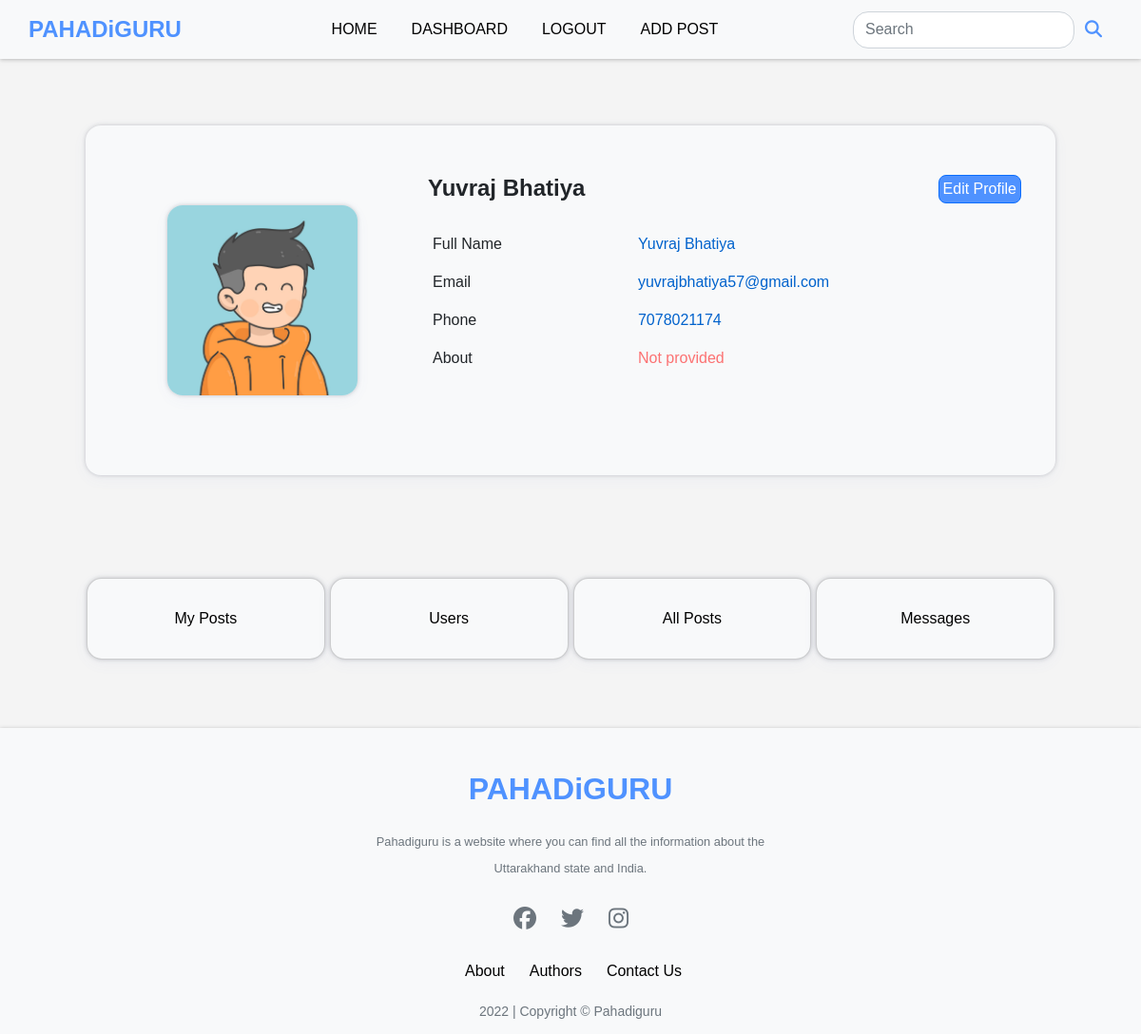
The app's page /dashboard (signed in) with its own data.
### app.py (models this page shows)
class Users(db.Model, UserMixin):
    id = db.Column(db.Integer, primary_key=True)
    first_name = db.Column(db.String(50), nullable=False)
    last_name = db.Column(db.String(50), nullable=False)
    email = db.Column(db.String(150), nullable=False,unique=True)
    phone = db.Column(db.String(50), nullable=True,default="None")
    date_added = db.Column(db.Date, default=date.today)
    about_author = db.Column(db.String(500), nullable=True,default="None")
    security_question = db.Column(db.String(50), nullable=True)
    security_answer = db.Column(db.String(50), nullable=True)
    password_hash = db.Column(db.String(128))
    role = db.Column(db.String(10), default='User')
    posts = db.relationship('Posts', backref='poster')
    likes=db.relationship('Likes',backref='user',passive_deletes=True)
    profile_pic=db.Column(db.String(), nullable=True , default="default.jpg")

### app.py (the view)
@app.route('/dashboard', methods=['GET', 'POST'])
@login_required
def dashboard():
    post = Posts.query.filter_by(poster_id=current_user.id).all()
    total_posts=Posts.query.filter_by(poster_id=current_user.id).count()
    total_views = 0
    for p in post:
        for v in p.views:
            total_views += v.view_count
    total_likes = 0
    for p in post:
        for l in p.likes:
            total_likes += 1
    return render_template('dashboard.html',post=post,total_posts=total_posts,total_views=total_views,total_likes=total_likes)

### app.py (called while the page is built)
@login_manager.user_loader
def load_user(user_id):
    return Users.query.get(int(user_id))

### templates/dashboard.html (shortened to what this page needs)
{% extends 'base.html' %} {% block head %}
<link
  rel="stylesheet"
  href="{{url_for('static',filename='css/dashboard.css')}}"
/>
{% endblock %} {% block content %}
<br />
<br />
<br />
<br />
<div
  class="container emp-profile rounded-4"
  style="
    background-color: #f8f9fa;
    box-shadow: rgba(67, 71, 85, 0.27) 0px 0px 0.25em,
      rgba(90, 125, 188, 0.05) 0px 0.25em 1em;
      width: 85vw;
  "
>
  <div class="row">
    <div class="col-md-4">
      <div class="profile-img mb-5 ">
        {% if current_user.profile_pic %}
        <img
          class="mt-5 rounded-4 card_img"
          style="
            box-shadow: rgba(67, 71, 85, 0.27) 0px 0px 0.25em,
              rgba(90, 125, 188, 0.05) 0px 0.25em 1em;
          "
          width="200!important"
          height="200!important"
          src="{{url_for('static', filename='images/profile_pic/'+ current_user.profile_pic)}}"
          alt="None"
        />
        {% endif %}
      </div>
    </div>
    <div class="col-md-8">
      <div class="profile-head mt-3">
        <h4 style="font-weight: bold">
          {{current_user.first_name}} {{current_user.last_name}}
          <a
            style="float: right; padding: 2px 4px; font-size: 1rem"
            href="{{url_for('edit_profile',id=current_user.id)}}"
            class="btn btn-primary thebtn"
            >Edit Profile</a
          >
        </h4>
        <br />
        <div class="row">
          <div class="col-md-4">
            <label style="padding-left: 5px">Full Name</label>
          </div>
          <div class="col-md-8">
            <p style="padding-left: 5px">
              {{current_user.first_name}} {{current_user.last_name}}
            </p>
          </div>
        </div>
        <div class="row">
          <div class="col-md-4">
            <label style="padding-left: 5px">Email</label>
          </div>
          <div class="col-md-8">
            <p style="padding-left: 5px">{{current_user.email}}</p>
          </div>
        </div>
        <div class="row">
          <div class="col-md-4">
            <label style="padding-left: 5px">Phone</label>
          </div>
          {% if not current_user.phone or current_user.phone == "None"  %}
          <div class="col-md-8">
            <p style="padding-left: 5px ; color:rgba(255, 0, 0, 0.546);">Not provided</p>
          </div>
          {% else %}
          <div class="col-md-8">
            <p style="padding-left: 5px;">{{current_user.phone}}</p>
          </div>
          {% endif %}
        </div>
        <div class="row">
          <div class="col-md-4">
            <label style="padding-left: 5px">About</label>
          </div>
          {% if not current_user.about_author or current_user.about_author == "None"  %}
          <div class="col-md-8">
            <p style="padding-left: 5px ; color:rgba(255, 0, 0, 0.546);">Not provided</p>
          </div>
          {% else %}
          <div class="col-md-8">
            <p style="padding-left: 5px;">{{current_user.about_author}}</p>
          </div>
          {% endif %}
        </div>
      </div>
    </div>
  </div>
</div>
<br /><br /><br />
<div class="container ">
  <div class="row justify-content-center">
    {% if current_user.is_authenticated and (current_user.role=='Author' or
    current_user.role=='Admin') %}
    <div
      class="card col rounded-4"
      style="
        max-width: 22%;
        font-size: 1rem;
        background-color: #f8f9fa;
        text-align: center;
        padding: 30px 0;
        box-shadow: rgba(67, 71, 85, 0.27) 0px 0px 0.25em,
          rgba(90, 125, 188, 0.05) 0px 0.25em 1em;
      "
    >
      <a
        style="color: black; text-decoration: none"
        href="{{url_for('your_posts',id=current_user.id)}}"
        >My Posts</a
      >
    </div>
    {% endif %} {% if current_user.is_authenticated and
    (current_user.role=='Admin') %}
    <div
      class="card col rounded-4"
      style="
        max-width: 22%;
        font-size: 1rem;
        background-color: #f8f9fa;
        text-align: center;
        padding: 30px 0;
        margin-left: 5px;
        box-shadow: rgba(67, 71, 85, 0.27) 0px 0px 0.25em,
          rgba(90, 125, 188, 0.05) 0px 0.25em 1em;
      "
    >
      <a
        style="color: black; text-decoration: none"
        href="{{url_for('admin_all_users')}}"
        >Users</a
      >
    </div>
    <div
      class="card col rounded-4"
      style="
        max-width: 22%;
        font-size: 1rem;
        background-color: #f8f9fa;
        text-align: center;
        padding: 30px 0;
        margin-left: 5px;
        box-shadow: rgba(67, 71, 85, 0.27) 0px 0px 0.25em,
          rgba(90, 125, 188, 0.05) 0px 0.25em 1em;
      "
    >
      <a
        style="color: black; text-decoration: none"
        href="{{url_for('admin_all_posts')}}"
        >All Posts</a
      >
    </div>
    <div
      class="card col rounded-4"
      style="
        max-width: 22%;
        font-size: 1rem;
        background-color: #f8f9fa;
        text-align: center;
        padding: 30px 0;
        margin-left: 5px;
        box-shadow: rgba(67, 71, 85, 0.27) 0px 0px 0.25em,
          rgba(90, 125, 188, 0.05) 0px 0.25em 1em;
      "
    >
      <a
        style="color: black; text-decoration: none"
        href="{{url_for('admin_messages')}}"
        >Messages</a
      >
    </div>
    {% endif %}
  </div>
</div>
<br /><br /><br />
{% endblock %}

### static/css/dashboard.css (style rules this page uses)
.emp-profile { padding: 3%; margin-top: 3%; margin-bottom: 3%; border-radius: 0.5rem; background: #fff; }
.profile-img { text-align: center; }

### templates/dashboard.html (style rules this page uses)
p { color: #0062cc; }
.thebtn { background-color: #4f92ff; color: white; border-radius: 8px !important; }

### records on screen
Users: profile_pic (picture), first_name "Yuvraj", last_name "Bhatiya", email "yuvrajbhatiya57@gmail.com", phone "7078021174"
